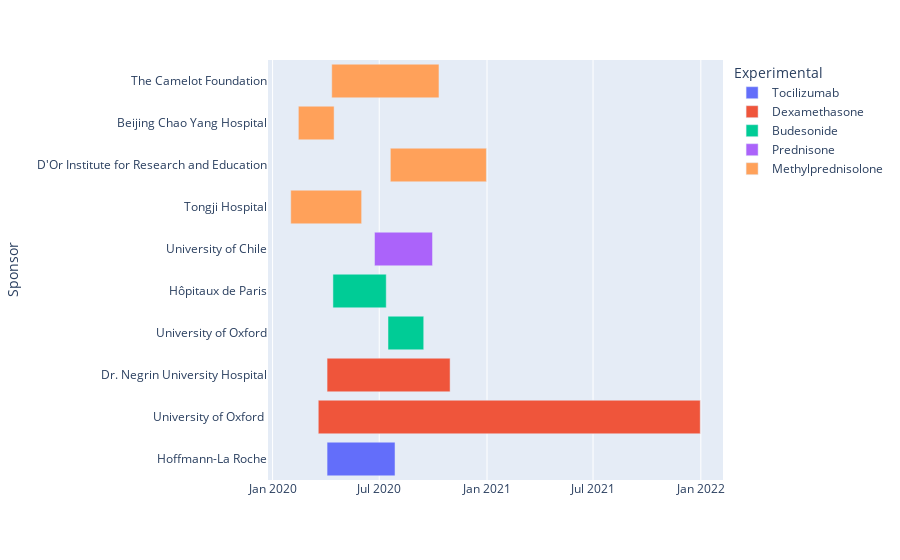

This figure's notebook cell:
### Code cell
fig = px.timeline(final_steroids_df, x_start="Actual Start Date", x_end="Primary Completion Date", y="Sponsor", color="Experimental")
#fig.update_yaxes(autorange="reversed") # otherwise tasks are listed from the bottom up
fig.show()

### Figure 1 — Plotly figure (JSON) as saved in the notebook; plotly's stock layout.template omitted (floating-point values rounded to 4 significant figures)
{"data": [{"alignmentgroup": "True", "base": ["2020-04-03T00:00:00"], "hovertemplate": "Experimental=Tocilizumab<br>Actual Start Date=%{base}<br>Primary Completion Date=%{x}<br>Sponsor=%{y}<extra></extra>", "legendgroup": "Tocilizumab", "marker": {"color": "#636efa"}, "name": "Tocilizumab", "offsetgroup": "Tocilizumab", "orientation": "h", "showlegend": true, "textposition": "auto", "type": "bar", "x": [10022400000], "xaxis": "x", "y": ["Hoffmann-La Roche"], "yaxis": "y"}, {"alignmentgroup": "True", "base": ["2020-03-19T00:00:00", "2020-04-03T00:00:00"], "hovertemplate": "Experimental=Dexamethasone<br>Actual Start Date=%{base}<br>Primary Completion Date=%{x}<br>Sponsor=%{y}<extra></extra>", "legendgroup": "Dexamethasone", "marker": {"color": "#EF553B"}, "name": "Dexamethasone", "offsetgroup": "Dexamethasone", "orientation": "h", "showlegend": true, "textposition": "auto", "type": "bar", "x": [56332800000, 18144000000], "xaxis": "x", "y": ["University of Oxford ", "Dr. Negrin University Hospital"], "yaxis": "y"}, {"alignmentgroup": "True", "base": ["2020-07-16T00:00:00", "2020-04-13T00:00:00"], "hovertemplate": "Experimental=Budesonide<br>Actual Start Date=%{base}<br>Primary Completion Date=%{x}<br>Sponsor=%{y}<extra></extra>", "legendgroup": "Budesonide", "marker": {"color": "#00cc96"}, "name": "Budesonide", "offsetgroup": "Budesonide", "orientation": "h", "showlegend": true, "textposition": "auto", "type": "bar", "x": [5270400000, 7862400000], "xaxis": "x", "y": ["University of Oxford", "Hôpitaux de Paris"], "yaxis": "y"}, {"alignmentgroup": "True", "base": ["2020-06-23T00:00:00"], "hovertemplate": "Experimental=Prednisone<br>Actual Start Date=%{base}<br>Primary Completion Date=%{x}<br>Sponsor=%{y}<extra></extra>", "legendgroup": "Prednisone", "marker": {"color": "#ab63fa"}, "name": "Prednisone", "offsetgroup": "Prednisone", "orientation": "h", "showlegend": true, "textposition": "auto", "type": "bar", "x": [8553600000], "xaxis": "x", "y": ["University of Chile"], "yaxis": "y"}, {"alignmentgroup": "True", "base": ["2020-02-01T00:00:00", "2020-07-20T00:00:00", "2020-02-14T00:00:00", "2020-04-11T00:00:00"], "hovertemplate": "Experimental=Methylprednisolone<br>Actual Start Date=%{base}<br>Primary Completion Date=%{x}<br>Sponsor=%{y}<extra></extra>", "legendgroup": "Methylprednisolone", "marker": {"color": "#FFA15A"}, "name": "Methylprednisolone", "offsetgroup": "Methylprednisolone", "orientation": "h", "showlegend": true, "textposition": "auto", "type": "bar", "x": [10454400000, 14169600000, 5270400000, 15811200000], "xaxis": "x", "y": ["Tongji Hospital", "D'Or Institute for Research and Education", "Beijing Chao Yang Hospital", "The Camelot Foundation"], "yaxis": "y"}], "layout": {"barmode": "overlay", "legend": {"title": {"text": "Experimental"}, "tracegroupgap": 0}, "margin": {"t": 60}, "xaxis": {"anchor": "y", "domain": [0, 1], "type": "date"}, "yaxis": {"anchor": "x", "domain": [0, 1], "title": {"text": "Sponsor"}}}}
